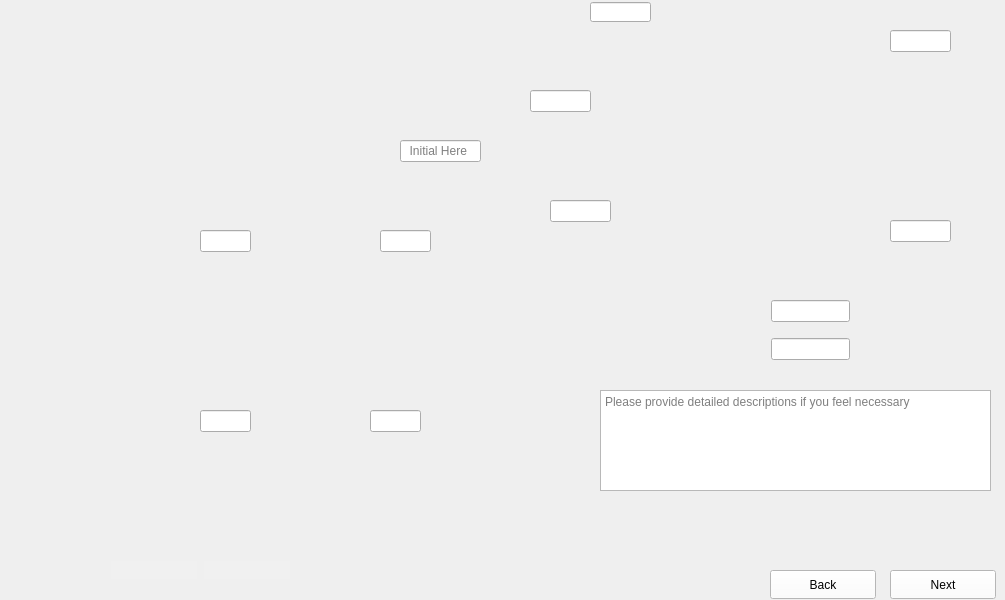
      <widget class="QWidget" name="Lap_First_Epoxy_Fill">
       <property name="maximumSize">
        <size>
         <width>1024</width>
         <height>600</height>
        </size>
       </property>
       <property name="styleSheet">
        <string notr="true">border-image: url(:/images/images/Lap_First_Epoxy_Fill.png);</string>
       </property>
       <widget class="QTextEdit" name="Lap_First_Epoxy_Fill_Comments">
        <property name="geometry">
         <rect>
          <x>600</x>
          <y>390</y>
          <width>391</width>
          <height>101</height>
         </rect>
        </property>
        <property name="styleSheet">
         <string notr="true">border-image:None;</string>
        </property>
        <property name="placeholderText">
         <string>Please provide detailed descriptions if you feel necessary </string>
        </property>
       </widget>
       <widget class="QLineEdit" name="Lap_First_Epoxy_Fill_Data0">
        <property name="geometry">
         <rect>
          <x>400</x>
          <y>140</y>
          <width>81</width>
          <height>22</height>
         </rect>
        </property>
        <property name="styleSheet">
         <string notr="true">border-image:None;</string>
        </property>
        <property name="placeholderText">
         <string>  Initial Here</string>
        </property>
       </widget>
       <widget class="QLineEdit" name="Lap_First_Epoxy_Fill_Data1">
        <property name="geometry">
         <rect>
          <x>200</x>
          <y>230</y>
          <width>51</width>
          <height>22</height>
         </rect>
        </property>
        <property name="styleSheet">
         <string notr="true">border-image:None;</string>
        </property>
       </widget>
       <widget class="QLineEdit" name="Lap_First_Epoxy_Fill_Data2">
        <property name="geometry">
         <rect>
          <x>380</x>
          <y>230</y>
          <width>51</width>
          <height>22</height>
         </rect>
        </property>
        <property name="styleSheet">
         <string notr="true">border-image:None;</string>
        </property>
       </widget>
       <widget class="QLineEdit" name="Lap_First_Epoxy_Fill_Data3">
        <property name="geometry">
         <rect>
          <x>200</x>
          <y>410</y>
          <width>51</width>
          <height>22</height>
         </rect>
        </property>
        <property name="styleSheet">
         <string notr="true">border-image:None;</string>
        </property>
       </widget>
       <widget class="QLineEdit" name="Lap_First_Epoxy_Fill_Data4">
        <property name="geometry">
         <rect>
          <x>370</x>
          <y>410</y>
          <width>51</width>
          <height>22</height>
         </rect>
        </property>
        <property name="styleSheet">
         <string notr="true">border-image:None;</string>
        </property>
       </widget>
       <widget class="QLineEdit" name="Lap_First_Epoxy_Fill_Data5">
        <property name="geometry">
         <rect>
          <x>550</x>
          <y>200</y>
          <width>61</width>
          <height>22</height>
         </rect>
        </property>
        <property name="styleSheet">
         <string notr="true">border-image:None;</string>
        </property>
       </widget>
       <widget class="QLineEdit" name="Lap_First_Epoxy_Fill_Data6">
        <property name="geometry">
         <rect>
          <x>530</x>
          <y>90</y>
          <width>61</width>
          <height>22</height>
         </rect>
        </property>
        <property name="styleSheet">
         <string notr="true">border-image:None;</string>
        </property>
       </widget>
       <widget class="QLineEdit" name="Lap_First_Epoxy_Fill_Data7">
        <property name="geometry">
         <rect>
          <x>590</x>
          <y>2</y>
          <width>61</width>
          <height>20</height>
         </rect>
        </property>
        <property name="styleSheet">
         <string notr="true">border-image:None;</string>
        </property>
       </widget>
       <widget class="QLineEdit" name="Lap_First_Epoxy_Fill_Data_CN1">
        <property name="geometry">
         <rect>
          <x>771</x>
          <y>338</y>
          <width>79</width>
          <height>22</height>
         </rect>
        </property>
        <property name="styleSheet">
         <string notr="true">border-image:None;</string>
        </property>
       </widget>
       <widget class="QLineEdit" name="Lap_First_Epoxy_Fill_Data_CN2">
        <property name="geometry">
         <rect>
          <x>771</x>
          <y>300</y>
          <width>79</width>
          <height>22</height>
         </rect>
        </property>
        <property name="styleSheet">
         <string notr="true">border-image:None;</string>
        </property>
       </widget>
       <widget class="QLineEdit" name="Lap_First_Epoxy_Fill_Data8">
        <property name="geometry">
         <rect>
          <x>890</x>
          <y>30</y>
          <width>61</width>
          <height>22</height>
         </rect>
        </property>
        <property name="styleSheet">
         <string notr="true">border-image:None;</string>
        </property>
       </widget>
       <widget class="QLineEdit" name="Lap_First_Epoxy_Fill_Data9">
        <property name="geometry">
         <rect>
          <x>890</x>
          <y>220</y>
          <width>61</width>
          <height>22</height>
         </rect>
        </property>
        <property name="styleSheet">
         <string notr="true">border-image:None;</string>
        </property>
       </widget>
       <widget class="QPushButton" name="Lap_First_Epoxy_Fill_Back">
        <property name="geometry">
         <rect>
          <x>770</x>
          <y>570</y>
          <width>106</width>
          <height>29</height>
         </rect>
        </property>
        <property name="styleSheet">
         <string notr="true">QPushButton{
background-color: rgb(255, 255, 255);
height: 35px;
border-image:None;
}
QPushButton::hover{
background-color: rgb(0, 0, 255);
}
QPushButton:pressed{
padding-top:7px;
padding-top:7px;
}</string>
        </property>
        <property name="text">
         <string>Back</string>
        </property>
       </widget>
       <widget class="QPushButton" name="Lap_First_Epoxy_Fill_Next">
        <property name="geometry">
         <rect>
          <x>890</x>
          <y>570</y>
          <width>106</width>
          <height>29</height>
         </rect>
        </property>
        <property name="styleSheet">
         <string notr="true">QPushButton{
background-color: rgb(255, 255, 255);
height: 35px;
border-image:None;
}
QPushButton::hover{
background-color: rgb(0, 0, 255);
}
QPushButton:pressed{
padding-top:7px;
padding-top:7px;
}</string>
        </property>
        <property name="text">
         <string>Next</string>
        </property>
       </widget>
       <widget class="QLineEdit" name="Lap_First_Epoxy_Fill_Dates">
        <property name="geometry">
         <rect>
          <x>111</x>
          <y>561</y>
          <width>86</width>
          <height>18</height>
         </rect>
        </property>
        <property name="styleSheet">
         <string notr="true">QLineEdit{
background-color: rgb(240, 240, 240);
border: none;
border-image:None;
}</string>
        </property>
       </widget>
       <widget class="QLineEdit" name="Lap_First_Epoxy_Fill_Initials">
        <property name="geometry">
         <rect>
          <x>204</x>
          <y>561</y>
          <width>86</width>
          <height>18</height>
         </rect>
        </property>
        <property name="styleSheet">
         <string notr="true">QLineEdit{
background-color: rgb(240, 240, 240);
border: none;
border-image:None;
}</string>
        </property>
       </widget>
      </widget>
